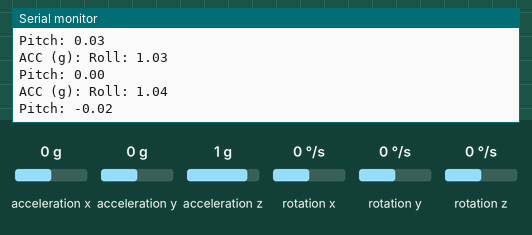
This sketch was run on a simulated ESP32. Shown: the last lines printed to the serial monitor. Inputs (shaded band) come from the test bench; at power-on: acceleration x 0 g, acceleration y 0 g, acceleration z 1 g, rotation x 0 °/s, rotation y 0 °/s, rotation z 0 °/s.

Above: at 1.2 s.
1.3 s: acceleration x set to -1.4 g
At 2.1 s:
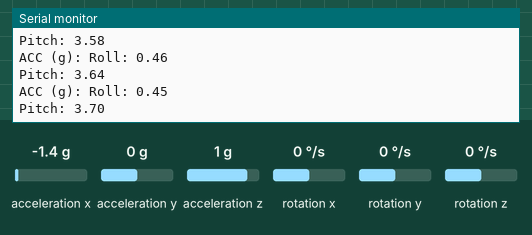
2.8 s: acceleration y set to -1.4 g
At 3.5 s:
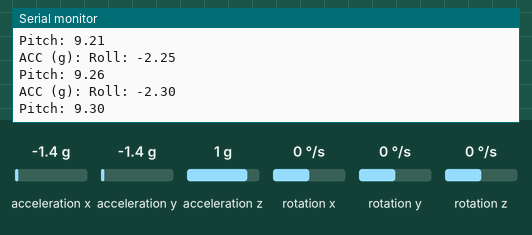
4.3 s: acceleration z set to -1.4 g
At 4.9 s:
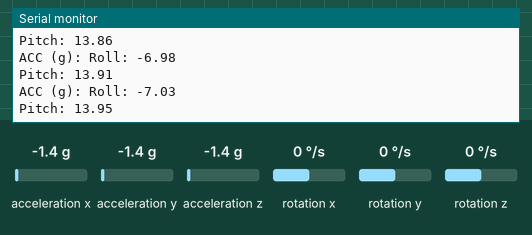
5.8 s: rotation x set to -192 °/s
At 6.4 s:
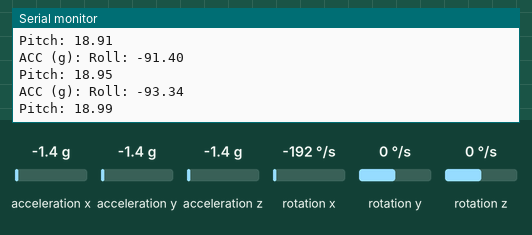
7.3 s: rotation y set to -192 °/s
At 8.0 s:
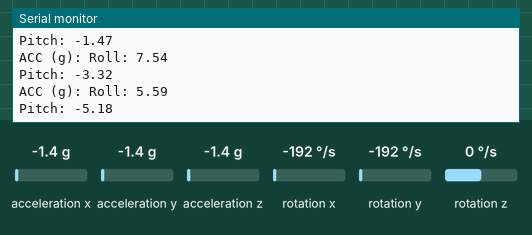
Timing chart, 0 to 9.8 s (numbered marks = the images above; inputs shaded):
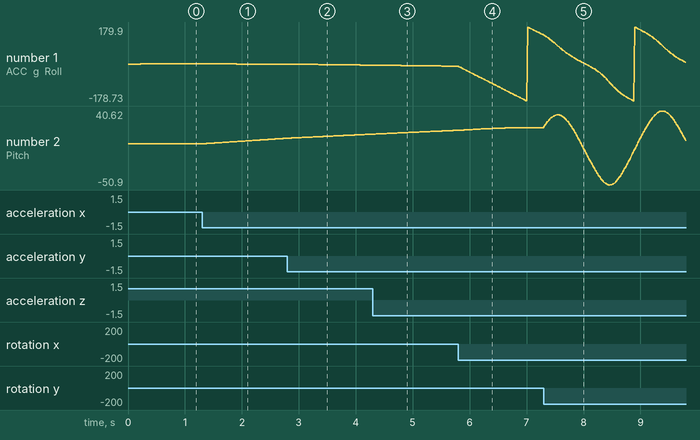

The sketch:

AUV_imu.ino
```cpp
#include <Wire.h>
#include <MPU9250_asukiaaa.h>
#include <Madgwick.h>


const float sampleRate=100.0f;
const float beta=0.04f;
Madgwick filter(sampleRate,beta);


MPU9250_asukiaaa mpu;
float ax,ay,az,gx,gy,gz;

float gx_bias=1.01;
float gy_bias=-1.83;
float gz_bias=-0.38;

float ax_off=-0.00;
float ay_off=-0.02;
float az_off=-0.11;


void setup() {
  Serial.begin(115200);

#if defined(ESP32)
  Wire.begin(21, 22);   // ESP32 I2C pins
#else
  Wire.begin();         // Arduino UNO
#endif

  Serial.println("Initializing MPU9250...");

  mpu.setWire(&Wire);
  mpu.beginAccel();
  mpu.beginGyro();
  //mpu.beginMag();
  //filter.begin(sampleRate);

  Serial.println("MPU9250 ready");
}

void loop() {
  mpu.accelUpdate();
  mpu.gyroUpdate();
 // mpu.magUpdate();

  Serial.print("ACC (g): ");
  //Serial.print(mpu.accelX()-ax_off);
  ax=mpu.accelX()-ax_off;
 // Serial.print(", ");
  //Serial.print(mpu.accelY()-ay_off);
  ay=mpu.accelY()-ay_off;
  //Serial.print(", ");
  //Serial.print(mpu.accelZ()-az_off);
  az=mpu.accelZ()-az_off;

  float norm=sqrt(ax*ax+ay*ay+az*az);
  ax=ax/norm;
  ay=ay/norm;
  az=az/norm;

  /*Serial.print("ax: ");
  Serial.println(ax);
  Serial.print("ay: ");
  Serial.println(ay);
  Serial.print("az: ");
  Serial.println(az);*/


  //Serial.print(" | GYRO (deg/s): ");
  //Serial.print(mpu.gyroX()-gx_bias);
  gx=(mpu.gyroX()-gx_bias)*DEG_TO_RAD;
  //Serial.print(", ");
  //Serial.print(mpu.gyroY()-gy_bias);
  gy=(mpu.gyroY()-gy_bias)*DEG_TO_RAD;
 // Serial.print(", ");
 // Serial.print(mpu.gyroZ()-gz_bias);
  gz=(mpu.gyroZ()-gz_bias)*DEG_TO_RAD;
  //Serial.println();
  /*Serial.print("gx: ");
  Serial.println(gx);
  Serial.print("gy: ");
  Serial.println(gy);
  Serial.print("gz: ");
  Serial.println(gz);
  Serial.println();*/

  filter.updateIMU(gx,gy,gz,ax,ay,az);

  float roll=filter.getRoll();
  float pitch=filter.getPitch();
  float yaw=filter.getYaw();

  Serial.print("Roll: ");
  Serial.println(roll,2);
  Serial.print("Pitch: ");
  Serial.println(pitch,2);


  /*Serial.print(" | MAG (uT): ");
  Serial.print(mpu.magX());
  Serial.print(", ");
  Serial.print(mpu.magY());
  Serial.print(", ");
  Serial.println(mpu.magZ());*/

  delay(10);
}
```

Madgwick.h
```cpp
#pragma once
#include <Arduino.h>
#include <math.h>

class Madgwick {
public:
    // Quaternion
    float q0 = 1.0f, q1 = 0.0f, q2 = 0.0f, q3 = 0.0f;

    float beta;              // algorithm gain
    float invSampleFreq;     // 1 / sample frequency

    Madgwick(float sampleFreq, float betaGain) {
        invSampleFreq = 1.0f / sampleFreq;
        beta = betaGain;
    }

    // =====================================================
    // IMU UPDATE (gyro + accel)
    // =====================================================
    void updateIMU(float gx, float gy, float gz,
                   float ax, float ay, float az) {

        float recipNorm;
        float s0, s1, s2, s3;
        float qDot1, qDot2, qDot3, qDot4;

        // Normalize accelerometer
        recipNorm = sqrt(ax*ax + ay*ay + az*az);
        if (recipNorm == 0.0f) return;
        recipNorm = 1.0f / recipNorm;
        ax *= recipNorm;
        ay *= recipNorm;
        az *= recipNorm;

        // Rate of change from gyro
        qDot1 = 0.5f * (-q1*gx - q2*gy - q3*gz);
        qDot2 = 0.5f * ( q0*gx + q2*gz - q3*gy);
        qDot3 = 0.5f * ( q0*gy - q1*gz + q3*gx);
        qDot4 = 0.5f * ( q0*gz + q1*gy - q2*gx);

        // Gradient descent correction
        s0 = 4*q0*q2*q2 + 2*q2*ax + 4*q0*q1*q1 - 2*q1*ay;
        s1 = 4*q1*q3*q3 - 2*q3*ax + 4*q0*q0*q1 - 2*q0*ay;
        s2 = 4*q0*q0*q2 + 2*q0*ax + 4*q2*q3*q3 - 2*q3*ay;
        s3 = 4*q1*q1*q3 - 2*q1*ax + 4*q2*q2*q3 - 2*q2*ay;

        recipNorm = 1.0f / sqrt(s0*s0 + s1*s1 + s2*s2 + s3*s3);
        s0 *= recipNorm;
        s1 *= recipNorm;
        s2 *= recipNorm;
        s3 *= recipNorm;

        // Apply feedback
        qDot1 -= beta * s0;
        qDot2 -= beta * s1;
        qDot3 -= beta * s2;
        qDot4 -= beta * s3;

        // Integrate
        q0 += qDot1 * invSampleFreq;
        q1 += qDot2 * invSampleFreq;
        q2 += qDot3 * invSampleFreq;
        q3 += qDot4 * invSampleFreq;

        // Normalize quaternion
        recipNorm = 1.0f / sqrt(q0*q0 + q1*q1 + q2*q2 + q3*q3);
        q0 *= recipNorm;
        q1 *= recipNorm;
        q2 *= recipNorm;
        q3 *= recipNorm;
    }

    // =====================================================
    // AHRS UPDATE (gyro + accel + magnetometer)
    // =====================================================
    void update(float gx, float gy, float gz,
                float ax, float ay, float az,
                float mx, float my, float mz) {

        float recipNorm;
        float s0, s1, s2, s3;
        float qDot1, qDot2, qDot3, qDot4;
        float hx, hy, _2bx, _2bz;

        // Normalize accelerometer
        recipNorm = sqrt(ax*ax + ay*ay + az*az);
        if (recipNorm == 0.0f) return;
        recipNorm = 1.0f / recipNorm;
        ax *= recipNorm; ay *= recipNorm; az *= recipNorm;

        // Normalize magnetometer
        recipNorm = sqrt(mx*mx + my*my + mz*mz);
        if (recipNorm == 0.0f) return;
        recipNorm = 1.0f / recipNorm;
        mx *= recipNorm; my *= recipNorm; mz *= recipNorm;

        float _2q0 = 2.0f*q0;
        float _2q1 = 2.0f*q1;
        float _2q2 = 2.0f*q2;
        float _2q3 = 2.0f*q3;

        float q0q0 = q0*q0;
        float q1q1 = q1*q1;
        float q2q2 = q2*q2;
        float q3q3 = q3*q3;

        // Reference direction of Earth's magnetic field
        hx = mx*q0q0 - _2q0*my*q3 + _2q0*mz*q2 + mx*q1q1 +
             _2q1*my*q2 + _2q1*mz*q3 - mx*q2q2 - mx*q3q3;

        hy = _2q0*mx*q3 + my*q0q0 - _2q0*mz*q1 + _2q1*mx*q2 -
             my*q1q1 + my*q2q2 + _2q2*mz*q3 - my*q3q3;

        _2bx = sqrt(hx*hx + hy*hy);
        _2bz = -_2q0*mx*q2 + _2q0*my*q1 + mz*q0q0 +
               _2q1*mx*q3 - mz*q1q1 + _2q2*my*q3 - mz*q2q2 + mz*q3q3;

        // Gradient descent correction
        s0 = -_2q2*(2*(q1*q3 - q0*q2) - ax) +
              _2q1*(2*(q0*q1 + q2*q3) - ay) -
              _2bz*q2*(_2bx*(0.5f - q2q2 - q3q3) +
              _2bz*(q1*q3 - q0*q2) - mx);

        s1 =  _2q3*(2*(q1*q3 - q0*q2) - ax) +
              _2q0*(2*(q0*q1 + q2*q3) - ay) -
              4*q1*(1 - 2*(q1q1 + q2q2) - az);

        s2 = -_2q0*(2*(q1*q3 - q0*q2) - ax) +
              _2q3*(2*(q0*q1 + q2*q3) - ay) -
              4*q2*(1 - 2*(q1q1 + q2q2) - az);

        s3 =  _2q1*(2*(q1*q3 - q0*q2) - ax) +
              _2q2*(2*(q0*q1 + q2*q3) - ay);

        recipNorm = 1.0f / sqrt(s0*s0 + s1*s1 + s2*s2 + s3*s3);
        s0 *= recipNorm; s1 *= recipNorm;
        s2 *= recipNorm; s3 *= recipNorm;

        // Apply feedback
        qDot1 = 0.5f * (-q1*gx - q2*gy - q3*gz) - beta*s0;
        qDot2 = 0.5f * ( q0*gx + q2*gz - q3*gy) - beta*s1;
        qDot3 = 0.5f * ( q0*gy - q1*gz + q3*gx) - beta*s2;
        qDot4 = 0.5f * ( q0*gz + q1*gy - q2*gx) - beta*s3;

        q0 += qDot1 * invSampleFreq;
        q1 += qDot2 * invSampleFreq;
        q2 += qDot3 * invSampleFreq;
        q3 += qDot4 * invSampleFreq;

        recipNorm = 1.0f / sqrt(q0*q0 + q1*q1 + q2*q2 + q3*q3);
        q0 *= recipNorm; q1 *= recipNorm;
        q2 *= recipNorm; q3 *= recipNorm;
    }

    // =====================================================
    // Euler angles
    // =====================================================
    float getRoll() {
        return atan2(2*(q0*q1 + q2*q3),
                     1 - 2*(q1*q1 + q2*q2)) * RAD_TO_DEG;
    }

    float getPitch() {
        float v = 2*(q0*q2 - q3*q1);
        v = constrain(v, -1.0f, 1.0f);
        return asin(v) * RAD_TO_DEG;
    }

    float getYaw() {
        return atan2(2*(q0*q3 + q1*q2),
                     1 - 2*(q2*q2 + q3*q3)) * RAD_TO_DEG;
    }
};
```

Measured:
- after the input at 1.3 s, the serial monitor: prints a new line at once (image 1)
- plotted number 2: -0.01 → 6.96 after the input at 1.3 s
